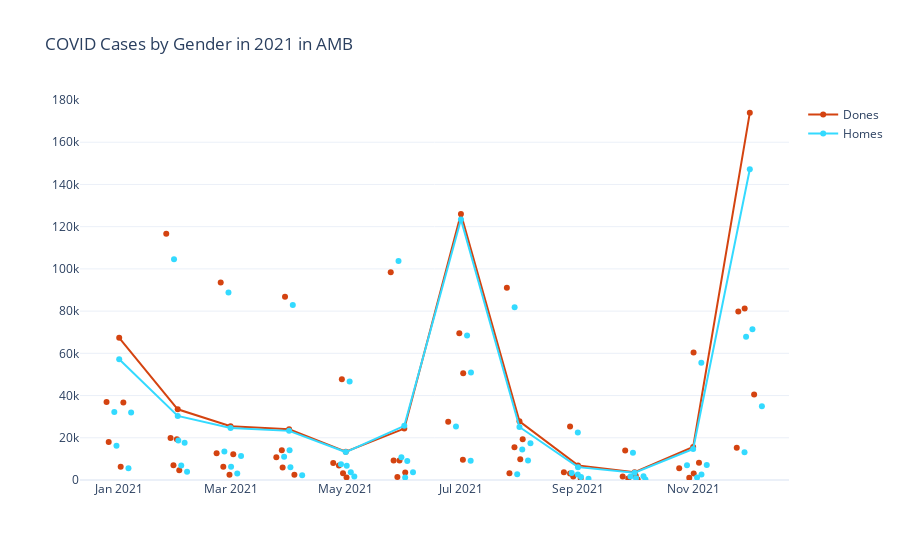

The notebook cell saved with this chart:
### Code cell
df = df.loc[df["Year"] == "2021"]
sex_positives_df = df[["Sex", "Mth_Year", "Positives"]].groupby(by=["Sex", "Mth_Year"]).mean().reset_index()
sex_positives_df.head()

w_df = df.loc[df["Sex"] == "Dona"]
m_df = df.loc[df["Sex"] == "Home"]

w_pos_df = sex_positives_df.loc[sex_positives_df["Sex"] == "Dona"]
m_pos_df = sex_positives_df.loc[sex_positives_df["Sex"] == "Home"]

fig = go.Figure()

fig.update_layout(yaxis_range=[0, 180000])

fig.add_trace(go.Scatter(x=w_pos_df["Mth_Year"], y=w_pos_df["Positives"],
             name="Dones", marker_color='rgb(212, 67, 16)'))
fig.add_trace(go.Scatter(x=m_pos_df["Mth_Year"], y=m_pos_df["Positives"],
             name="Homes", marker_color='rgb(51, 218, 255)'))

fig.add_trace(go.Box(
    x=w_df["Mth_Year"], y=w_df["Positives"],
    jitter=0.8,
    boxpoints="all",
    pointpos=-.3,
    marker=dict(
        color='rgb(212, 67, 16)',
        outliercolor='rgba(219, 64, 82, 0.6)'),
    line = dict(color = 'rgba(0,0,0,0)'),
    fillcolor = 'rgba(0,0,0,0)',
    showlegend=False))

fig.add_trace(go.Box(
    x=m_df["Mth_Year"], y=m_df["Positives"],
    jitter=0.8,
    boxpoints="all",
    pointpos=.3,
    marker=dict(
        color='rgb(51, 218, 255)',
        outliercolor='rgba(219, 64, 82, 0.6)'),
    line = dict(color = 'rgba(0,0,0,0)'),
    fillcolor = 'rgba(0,0,0,0)',
    showlegend=False))

fig.update_layout(template="plotly_white", title="COVID Cases by Gender in 2021 in AMB")

fig.show()

### Figure 1 — Plotly figure (JSON) as saved in the notebook; plotly's stock layout.template omitted (floating-point values rounded to 4 significant figures)
{"data": [{"marker": {"color": "rgb(212, 67, 16)"}, "name": "Dones", "type": "scatter", "x": ["2021-01", "2021-02", "2021-03", "2021-04", "2021-05", "2021-06", "2021-07", "2021-08", "2021-09", "2021-10", "2021-11", "2021-12"], "y": [67340.0, 33510.0, 25434, 24020.0, 13420.0, 24350.0, 126000.0, 27770.0, 6923.0, 3701.0, 15630.0, 173934]}, {"marker": {"color": "rgb(51, 218, 255)"}, "name": "Homes", "type": "scatter", "x": ["2021-01", "2021-02", "2021-03", "2021-04", "2021-05", "2021-06", "2021-07", "2021-08", "2021-09", "2021-10", "2021-11", "2021-12"], "y": [57230.0, 30360.0, 24606, 23270.0, 13240.0, 25660.0, 123400.0, 25120.0, 6095.0, 3470.0, 14680.0, 147200.0]}, {"boxpoints": "all", "fillcolor": "rgba(0,0,0,0)", "jitter": 0.8, "line": {"color": "rgba(0,0,0,0)"}, "marker": {"color": "rgb(212, 67, 16)", "outliercolor": "rgba(219, 64, 82, 0.6)"}, "pointpos": -0.3, "showlegend": false, "type": "box", "x": ["2021-01", "2021-01", "2021-01", "2021-01", "2021-01", "2021-02", "2021-02", "2021-02", "2021-02", "2021-02", "2021-03", "2021-03", "2021-03", "2021-03", "2021-03", "2021-04", "2021-04", "2021-04", "2021-04", "2021-04", "2021-05", "2021-05", "2021-05", "2021-05", "2021-05", "2021-06", "2021-06", "2021-06", "2021-06", "2021-06", "2021-07", "2021-07", "2021-07", "2021-07", "2021-07", "2021-08", "2021-08", "2021-08", "2021-08", "2021-08", "2021-09", "2021-09", "2021-09", "2021-09", "2021-09", "2021-10", "2021-10", "2021-10", "2021-10", "2021-10", "2021-11", "2021-11", "2021-11", "2021-11", "2021-11", "2021-12", "2021-12", "2021-12", "2021-12", "2021-12"], "y": [18009, 238810, 6288, 36666, 36950, 116694, 7000, 19272, 4661, 19902, 93564, 12168, 2520, 12654, 6264, 10746, 5868, 14148, 2484, 86832, 1242, 47772, 6840, 8010, 3240, 9216, 98352, 1440, 9198, 3528, 50544, 9594, 69516, 27558, 472860, 19260, 9774, 3168, 15552, 91098, 25308, 846, 3672, 3114, 1674, 216, 1692, 13932, 1980, 684, 8226, 5526, 3024, 60390, 1008, 81180, 652752, 79866, 40554, 15318]}, {"boxpoints": "all", "fillcolor": "rgba(0,0,0,0)", "jitter": 0.8, "line": {"color": "rgba(0,0,0,0)"}, "marker": {"color": "rgb(51, 218, 255)", "outliercolor": "rgba(219, 64, 82, 0.6)"}, "pointpos": 0.3, "showlegend": false, "type": "box", "x": ["2021-01", "2021-01", "2021-01", "2021-01", "2021-01", "2021-02", "2021-02", "2021-02", "2021-02", "2021-02", "2021-03", "2021-03", "2021-03", "2021-03", "2021-03", "2021-04", "2021-04", "2021-04", "2021-04", "2021-04", "2021-05", "2021-05", "2021-05", "2021-05", "2021-05", "2021-06", "2021-06", "2021-06", "2021-06", "2021-06", "2021-07", "2021-07", "2021-07", "2021-07", "2021-07", "2021-08", "2021-08", "2021-08", "2021-08", "2021-08", "2021-09", "2021-09", "2021-09", "2021-09", "2021-09", "2021-10", "2021-10", "2021-10", "2021-10", "2021-10", "2021-11", "2021-11", "2021-11", "2021-11", "2021-11", "2021-12", "2021-12", "2021-12", "2021-12", "2021-12"], "y": [5563, 16175, 200310, 32153, 31945, 6909, 104615, 18702, 3904, 17687, 88848, 11322, 13482, 6282, 3096, 6066, 14094, 82926, 2304, 10962, 6732, 46710, 3654, 7488, 1602, 103770, 1170, 10782, 3636, 8946, 50976, 9126, 68490, 463104, 25326, 17352, 2700, 81882, 9252, 14436, 22518, 612, 2664, 1368, 3312, 216, 1746, 12906, 882, 1602, 7128, 6948, 2610, 1152, 55548, 67860, 71442, 34992, 548532, 13140]}], "layout": {"title": {"text": "COVID Cases by Gender in 2021 in AMB"}, "yaxis": {"range": [0, 180000]}}}
